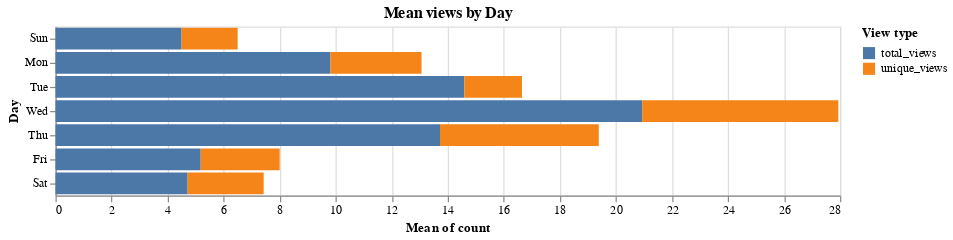

Notebook code cell kept with this figure:
### Markdown cell above
### Mean views by day of week

### Code cell
alt.Chart(data).mark_bar().encode(
    x="mean(count)",
    y=alt.Y("day(index):O", title="Day"),
    color=alt.Color("variable_1", title="View type"),
).properties(width=WIDTH, title="Mean views by Day")

### Figure 1 — Vega-Lite specification as saved in the notebook (floating-point values rounded to 4 significant figures; data arrays with more than 128 entries replaced by an {"elided": "..."} marker saying what was removed)
{"config": {"view": {"continuousWidth": 400, "continuousHeight": 300}}, "data": {"name": "data-04e6a5038dd9b7690a7d768583f68aa5"}, "mark": "bar", "encoding": {"color": {"type": "nominal", "field": "variable_1", "title": "View type"}, "x": {"type": "quantitative", "aggregate": "mean", "field": "count"}, "y": {"type": "ordinal", "field": "index", "timeUnit": "day", "title": "Day"}}, "title": "Mean views by Day", "width": 650, "$schema": "https://vega.github.io/schema/vega-lite/v4.8.1.json", "datasets": {"data-04e6a5038dd9b7690a7d768583f68aa5": {"elided": "572 records"}}}
